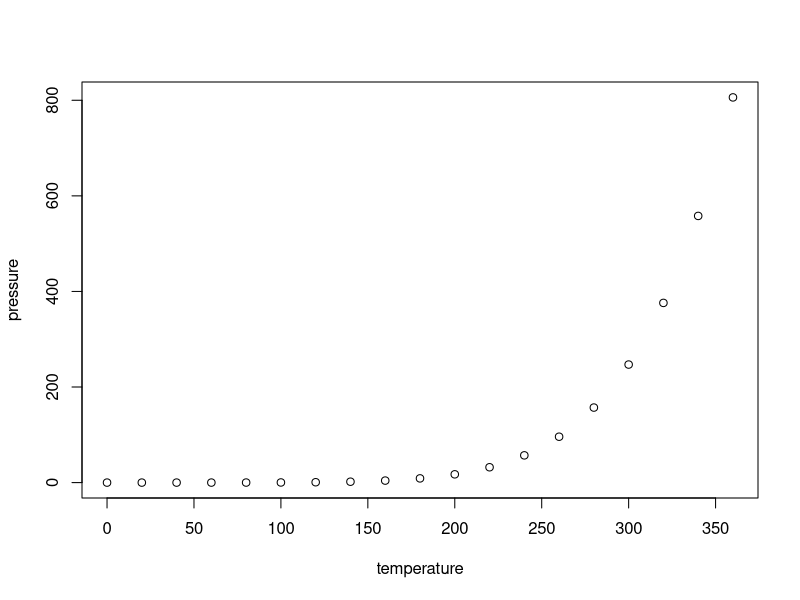
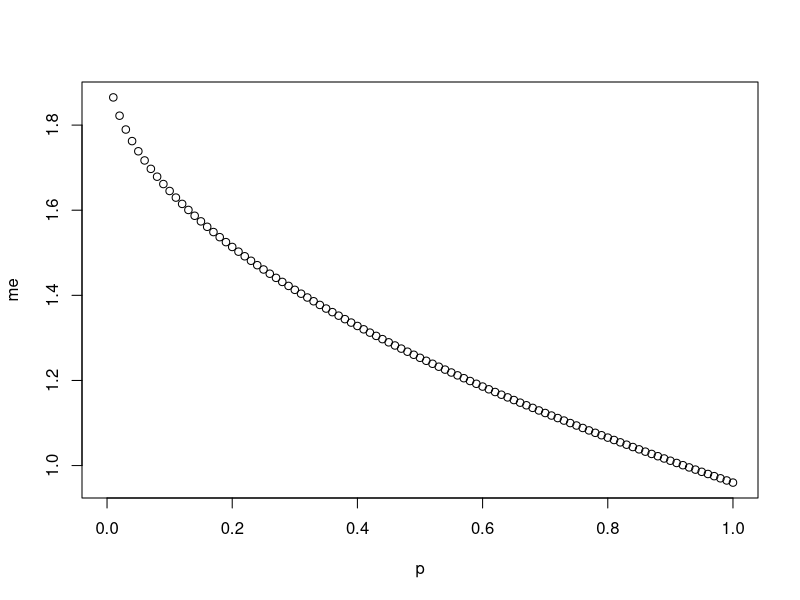
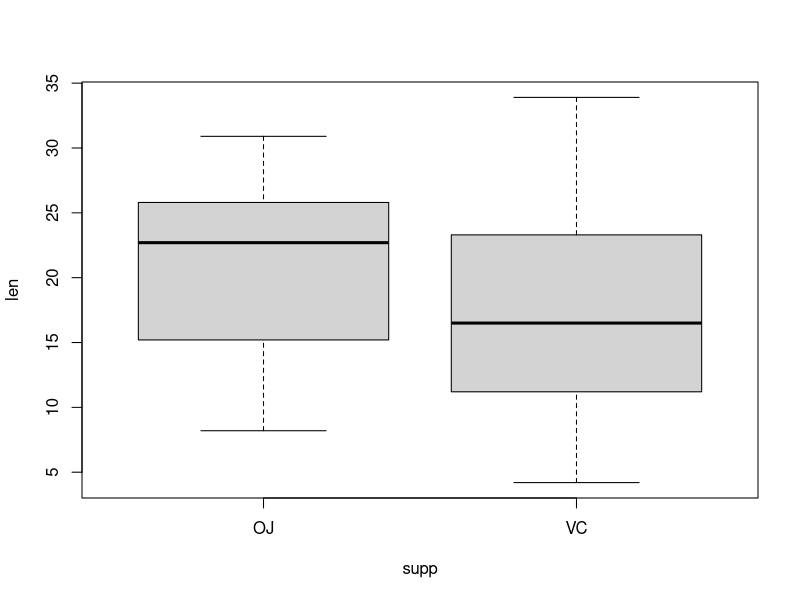
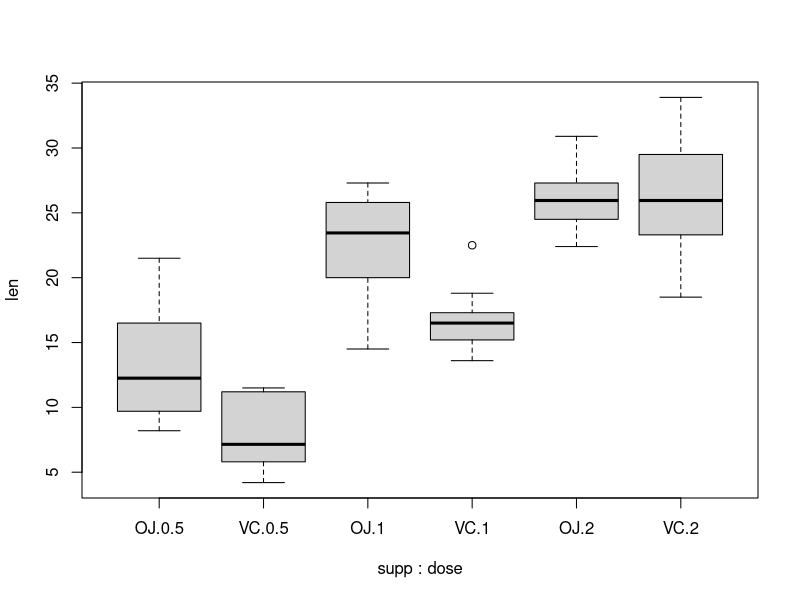
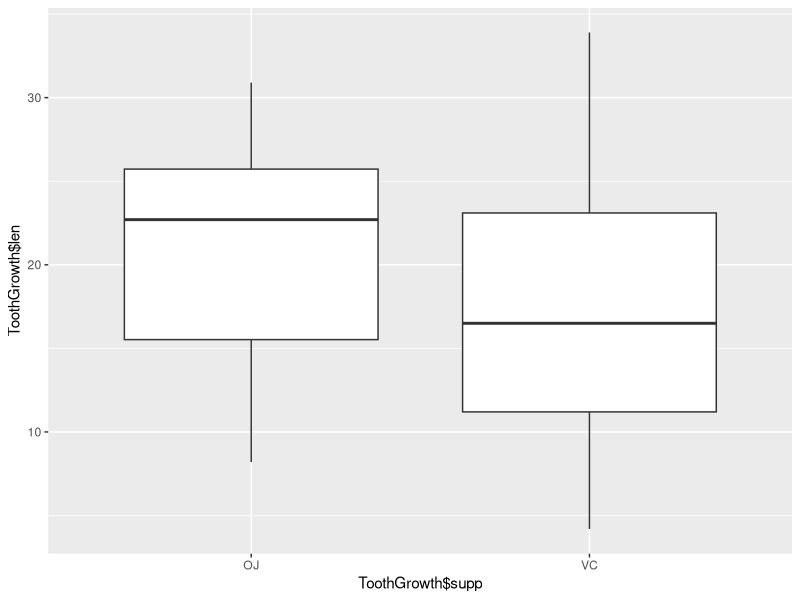
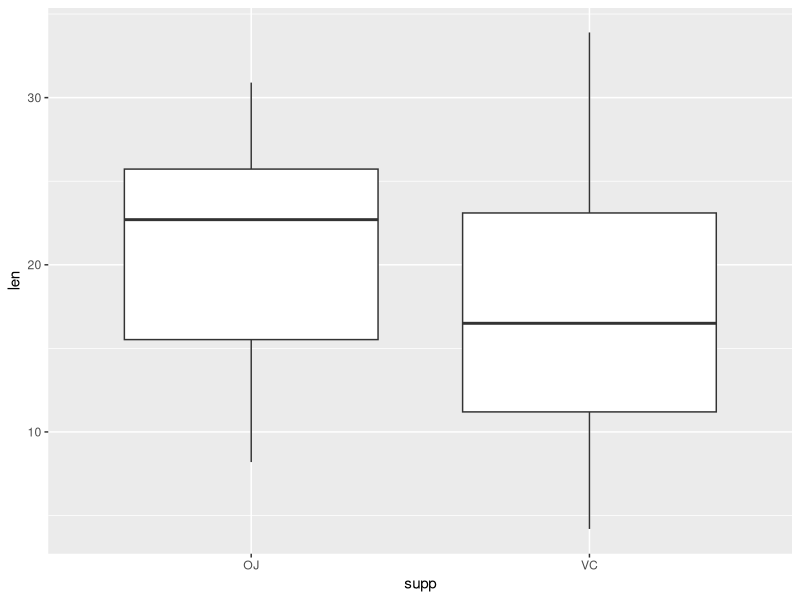
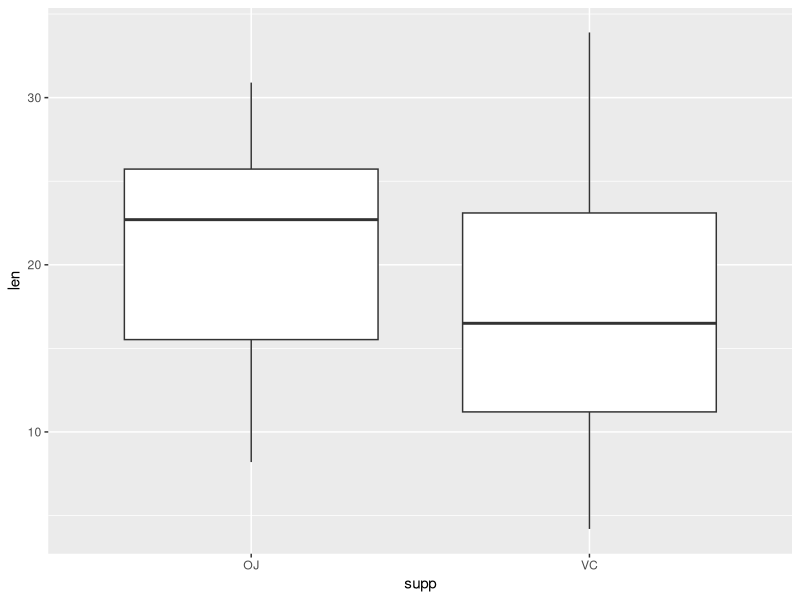
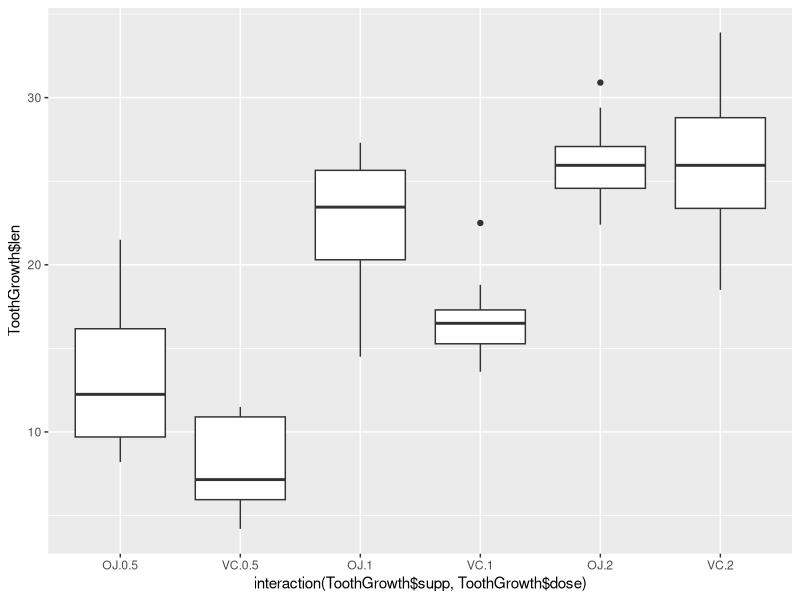

Here is the R script that generated these plots, in order:
## ---- chunk 1
summary(cars)
## ---- chunk 2
    plot(pressure)
## ---- chunk 3
# Create a vector of temperature observations
temperature_vector <- c('High', 'Low', 'High', 'Low', 'Medium')

# Specify ordinal variables with given levels
factor_temperature_vector <- factor(temperature_vector,
                                    order = TRUE,
                                    levels = c('Low','Medium','High')
                                    )

# Display the vector
factor_temperature_vector
## ---- chunk 4
names(mtcars) # names of columns
head(mtcars)  # first observations
tail(mtcars)  # last observations
str(mtcars)   # structure of data frame
dim(mtcars)   # dimensions
## ---- chunk 5
    # Groups in alphabetical order
    groups <- c('lacZ',
                'Nrf1-HA bort',
                'Nrf1-HA chol',
                'Nrf1-HA chow'
                )
    groups[order(groups)]
    # Put groups in my preferred order
    ordered=factor(groups, levels = c('lacZ',
                                      'Nrf1-HA chow',
                                      'Nrf1-HA chol',
                                      'Nrf1-HA bort'
                                      )
                   )
    # Verify desired order of groups
    groups[order(ordered)]
## ---- chunk 6
    # A sample data frame
    data <- read.table(header=TRUE, text='
      id weight   size
      1   20  small
      2   27  large
      3   24 medium
    ')

    # Reorder by column number
    data[c(1,3,2)]

    # Reorder by column name
    data[c('size', 'id', 'weight')]

    # Overwrite data variable with new info:
    # data <- data[c(1,3,2)]
## ---- chunk 7
  data[, c(1,3,2)]
## ---- chunk 8
  # List-style indexing of one column
  data[2]

  # Matrix-style indexing of one column
  # drops dimension to become a vector
  data[,2]

  # Matrix-style indexing with drop=FALSE
  # preserves dimension to remain data frame
  data[, 2, drop=FALSE]
## ---- chunk 9
    dd <- data.frame(b = factor(c('Hi', 'Med', 'Hi', 'Low'),
                                levels = c('Low', 'Med', 'Hi'),
                                ordered = TRUE),
                     x = c('A', 'D', 'A', 'C'),
                     y = c(8, 3, 9, 9),
                     z = c(1, 1, 1, 2)
                     )
    dd
## ---- chunk 10
    n = 1000
    p = seq(0, 1, 0.01)
## ---- chunk 11
    me = 1.96 - sqrt(p - (1 - p)/n)
## ---- chunk 12
    plot(me ~ p)
## ---- chunk 13
    # Formula syntax
    boxplot(len ~ supp, data = ToothGrowth)
    # Put interaction of two variables on x-axis
    boxplot(len ~ supp + dose, data = ToothGrowth)
## ---- chunk 14
    library(ggplot2)
    qplot(ToothGrowth$supp, ToothGrowth$len, geom='boxplot')
## ---- chunk 15
    qplot(supp, len, data=ToothGrowth, geom='boxplot')
## ---- chunk 16
    ggplot(ToothGrowth, aes(x=supp, y=len)) + geom_boxplot()
## ---- chunk 17
    # Using three separate vectors
    qplot(interaction(ToothGrowth$supp, ToothGrowth$dose), ToothGrowth$len, geom='boxplot')
## ---- chunk 18
    qplot(interaction(supp, dose), len, data=ToothGrowth, geom='boxplot')
## ---- chunk 19
    ggplot(ToothGrowth, aes(x=interaction(supp, dose), y=len)) + geom_boxplot()
## ---- chunk 20
    # Increase bottom margin to make room for rotated labels
    par(mar = c(7, 4, 4, 2) + 0.1)
    # Create plot with no x axis and no x axis label
    plot(1 : 8, xaxt = 'n',  xlab = '')
    # Set up x axis with tick marks alone
    axis(1, labels = FALSE)
    # Create some text labels
    labels <- paste('Label', 1:8, sep = ' ')
    # Plot x axis labels at default tick marks
    text(1:8, par('usr')[3] - 0.25,
         srt = 45, adj = 1,labels = labels, xpd = TRUE
         )
    # Plot x axis label at line 6 (of 7)
    mtext(1, text = 'X Axis Label', line = 6)
